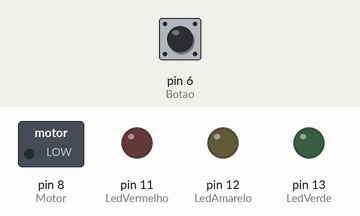
This program was run on a simulated Arduino Uno, built with avr-gcc and run on an emulated ATmega328P. Shown: switched loads named in the program (green lamp = pin HIGH), output pins drawn as LEDs (lit = HIGH). Inputs (shaded band) come from the test bench; at power-on: pin 6 (Botao) HIGH.

Above: at 1.2 s.
1.3 s: pin 6 (Botao) pulled LOW for 0.15 s
At 2.1 s:
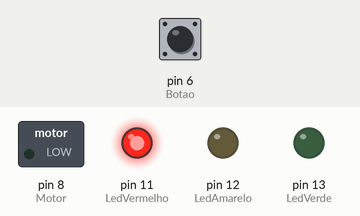
At 5.7 s:
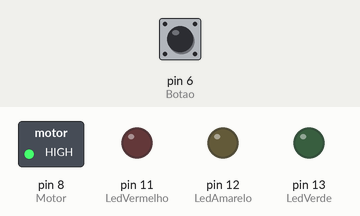
Timing chart, 0 to 15.8 s (numbered marks = the images above; inputs shaded):
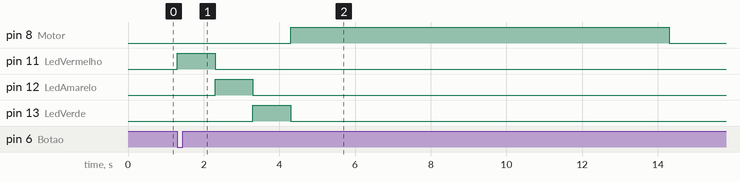

The program:

main.cpp
```cpp
// C++ code
//

#include<Arduino.h>
void setup()
{
pinMode(13, OUTPUT);//LedVerde
pinMode(12, OUTPUT);//LedAmarelo
pinMode(11, OUTPUT);//LedVermelho
pinMode(8, OUTPUT);//Motor
pinMode(6, INPUT_PULLUP);//Botao
}

void loop()
{
  if (digitalRead(6)==LOW) {
  	digitalWrite(11,HIGH);
  	delay(1000);
  	digitalWrite(11,LOW);

  	digitalWrite(12,HIGH);
  	delay(1000);
  	digitalWrite(12,LOW);

  	digitalWrite(13,HIGH);
  	delay(1000);
  	digitalWrite(13,LOW);

  	digitalWrite(8,HIGH);
    delay(10000);
    digitalWrite(8,LOW);
  }

  else {
    digitalWrite(13,LOW);
  	digitalWrite(12,LOW);
  	digitalWrite(11,LOW);
  	digitalWrite(8,LOW);
  }
  }
```

Measured:
- after the input at 1.3 s, pin 8 (Motor): LOW → HIGH after 3.0 s, → LOW 10.0 s later; pin 11 (LedVermelho): LOW → HIGH at once, → LOW 1.0 s later; pin 12 (LedAmarelo): LOW → HIGH after 1.0 s, → LOW 1.0 s later; pin 13 (LedVerde): LOW → HIGH after 2.0 s, → LOW 1.0 s later
